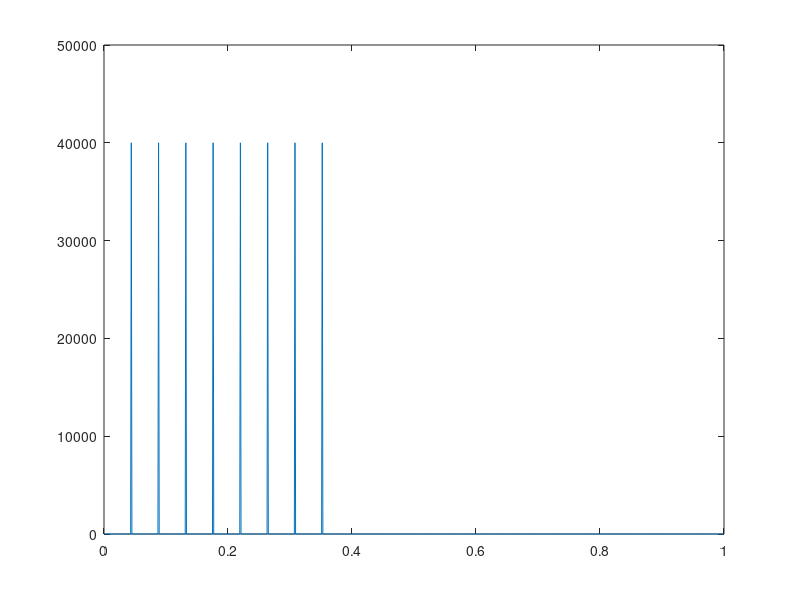

Here is the MATLAB script that generated this plot: (Note: this script raises an error after producing the figure.)
% Genereaza semnale "muzicale".
% Frecventa de esantionare este 40KHz
% (astfel incat sa se pastreze frecventele < 20 kHz, adica
% cele din zona audibila).

% Program pentru Laborator 3, Prelucrarea semnalelor

test = 0;			% 0 - suma de sinusoide filtrata
						% 1 - vioara
						% 2 - viola
                  % 3 - clarinet
                  % 4 - trombon
                  % 5 - tuba

Fes = 40000;		% frewcventa de esantionare
L = 80000;			% numar esantioane - 2 secunde

Nf = 1000;			% numarul de puncte cu care se deseneaza spectrele

% alege amplitudinile sinusoidelor
% (1 pentru suma de sinusoide ce va fi filtrata,
%  valori predefinite pentru instrumentele muzicale)
switch test
  case 0,				% suma de sinusoide - baza + armonice
	 Fbaza = 440;		% frecventa in Hz a sunetului la
	 Narm = 8;			% numar de armonice
	 xampl = ones(1, Narm);	% amplitudinile armonicelor

  case 1,				% vioara
	 Fbaza = 440;		% la
	 Narm = 18;
    xampl = [100 45 21 26 48 53 53 62 53 26 24 16 16 35 12 34 23 11] / 100;

  case 2,				% viola
	 Fbaza = 440;		% la
    Narm = 10;
    xampl = [100 45 40 20 40 30 10 15 8 8] / 100;

  case 3,				% clarinet
	 Fbaza = 180;		% fa diez
	 Narm = 10;
	 xampl = [100 0 50 10 60 30 50 30 10 2] / 100;
    
  case 4,				% trombon
	 Fbaza = 230;		% si bemol
	 Narm = 6;
    xampl = [100 100 50 60 10 3] / 100;
    
  case 5,				% tuba
	 Fbaza = 230;		% si bemol
	 Narm = 5;
	 xampl = [100 70 8 3 2] / 100;
    
end
    
f_baza = Fbaza/Fes*2;			% frecventa discreta a fundamentalei
omega_baza = 2*pi*f_baza;		% pulsatia fundamentalei

% construieste suma de sinusoide
x = zeros(1,L);					% semnalul
for i = 1 : Narm
  x = x + xampl(i) * sin(i*omega_baza*(0:L-1));
end

% spectrul sumei de sinusoide
[X,f] = freqz(x,1,Nf);
figure(1)
plot(f/pi,abs(X));

% filtru reprezentand instrumentul
if test == 0
 % b = 1;						% alege un filtru IIR (instrumentul !!!)
 % a = [1 -0.95];

 %filter 1
 %b0 = 0.25;
 %b1 = [1  1];
 %b2 = [1  0.85];
 %a1 = [1 -0.8];
 %a2 = [1 -0.9 ];
 %a3 = [1 0.75];
 %b = b0*conv(b1,b2);
 %a = conv(a1,a2);
 %a = conv(a,a3);
 %isstable(b,a)
 
 %filter 2
 %b1 = [1  1];
 %b2 = [1 -1.0166 1];
 %a1 = [1 -0.683];
 %a2 = [1 -1.4461 0.7957];
 %b = conv(b1,b2);
 %a = conv(a1,a2);
%isstable(b,a)
 
%filter 3
 %b = fir1(80,0.5,kaiser(81,8)); filtru trece jos , ordin 80 , fereastra
 %Kaiser beta = 8 , frecventa de taiere 0.5pi rad/sample
 %a = 1;
 %isstable(b,a)

 figure(3)
  freqz(b,a);				% caracteristica de frecventa
else
  b = 1; a = 1;			% pentru instrumentele predefinite, nu filtram
end

y = filter(b,a,x);		% iesirea filtrului
[Y,f] = freqz(y,1,Nf);% spectrul semnalului de iesire
figure(2)
plot(f/pi,abs(Y));

% salveaza semnal audio
y = y / max(abs(y));

auwrite(y,40000,16,'linear',['muz' int2str(test) '.au'])